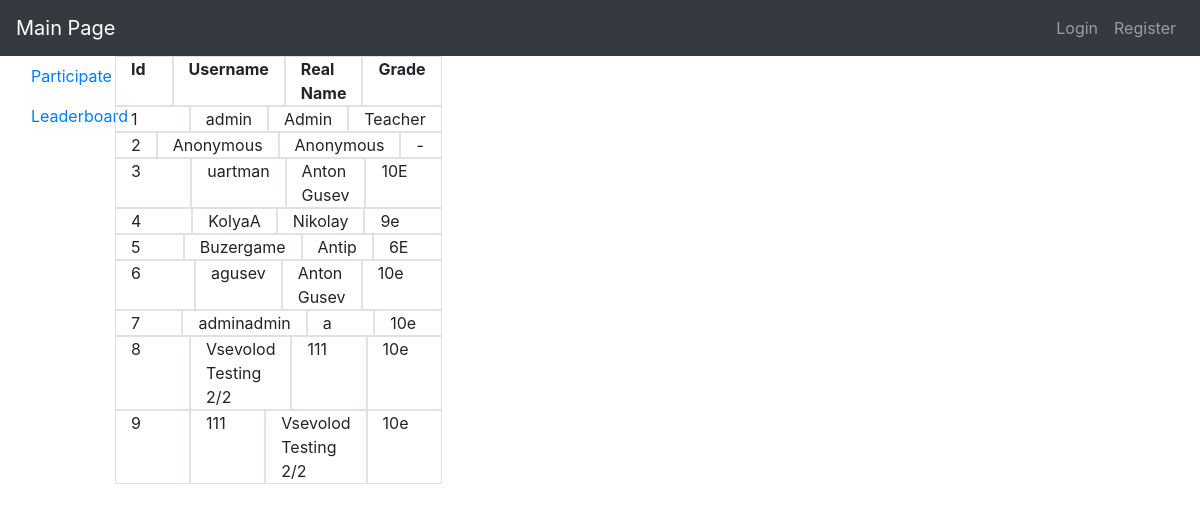
Screenshot of /admin/users with the database file from the repository.
### orm.py (models this page shows)
class BaseModel(Model):
    class Meta:
        database = db

class User(BaseModel):
    username = TextField()
    username.unique = True
    name = TextField()
    grade = TextField()
    password = TextField()

### app.py (the view)
@app.route("/admin/users")
def page_admin_users():
    return render_template("p_admin_users.html", users=User.select())

### app.py (called while the page is built)
@app.before_request
def before_request():
    db.connect()

@app.after_request
def after_request(response):
    db.close()
    return response

### templates/p_admin_users.html
{% extends "bootstrap/base.html" %}
{% block content %}
    <div class="row col-4">
        <div class="col border "><b>Id</b></div>
        <div class="col border "><b>Username</b></div>
        <div class="col border "><b>Real Name</b></div>
        <div class="col border "><b>Grade</b></div>
    </div>
    {% for i in users %}
    <div class="row col-4">
        <div class="col border ">{{ i.id }}</div>
        <div class="col border ">{{ i.username }}</div>
        <div class="col border ">{{ i.name }}</div>
        <div class="col border ">{{ i.grade }}</div>
    </div>
    {% endfor %}
{% endblock %}

### templates/bootstrap/base.html (shortened to what this page needs)
<!doctype html>
<html lang="en">
<head>
    <link rel="stylesheet" href="{{ url_for("static", filename="css/bootstrap.min.css") }}">
</head>
<body>
<nav class="navbar bg-dark navbar-dark navbar-expand-lg">
    <a class="navbar-brand" href="{{ url_for("page_home") }}"> Main Page </a>
    <ul class="navbar-nav">
        {% if 'user' in session %}
            <li class="nav-item"> <a class="nav-link" href="{{ url_for("action_logout") }}"> Logout </a> </li>
        {% else %}
            <li class="nav-item"> <a class="nav-link" role="button" data-toggle="modal" href="#loginModal"> Login </a> </li>
            <li class="nav-item"> <a class="nav-link" href="{{ url_for("page_register") }}"> Register </a> </li>
        {% endif %}
    </ul>
</nav>
<div class="container-fluid">
    <div class="row">
    <div class="col-lg-1 col-xl-1 col-sm-2 col-md-1">
        <ul class="nav flex-column nav-pills">
            <li class="nav-item">
                <a class="nav-link" href="{{ url_for("page_take_test") }}">Participate</a>
            </li>
            <li class="nav-item">
                <a class="nav-link" href="{{ url_for("page_leaderboard") }}">Leaderboard</a>
            </li>
        </ul>
    </div>
    <div class="col">
        {% block content %}
        {% endblock %}
    </div>
    </div>
</div>
</body>
</html>

### rows the page displays
User: id "1", username "admin", name "Admin", grade "Teacher"
User: id "2", username "Anonymous", name "Anonymous", grade "-"
User: id "3", username "uartman", name "Anton Gusev", grade "10Е"
User: id "4", username "KolyaA", name "Nikolay", grade "9e"
User: id "5", username "Buzergame", name "Antip", grade "6E"
User: id "6", username "agusev", name "Anton Gusev", grade "10e"
User: id "7", username "adminadmin", name "a", grade "10e"
User: id "8", username "Vsevolod Testing 2/2", name "111", grade "10e"
User: id "9", username "111", name "Vsevolod Testing 2/2", grade "10e"
